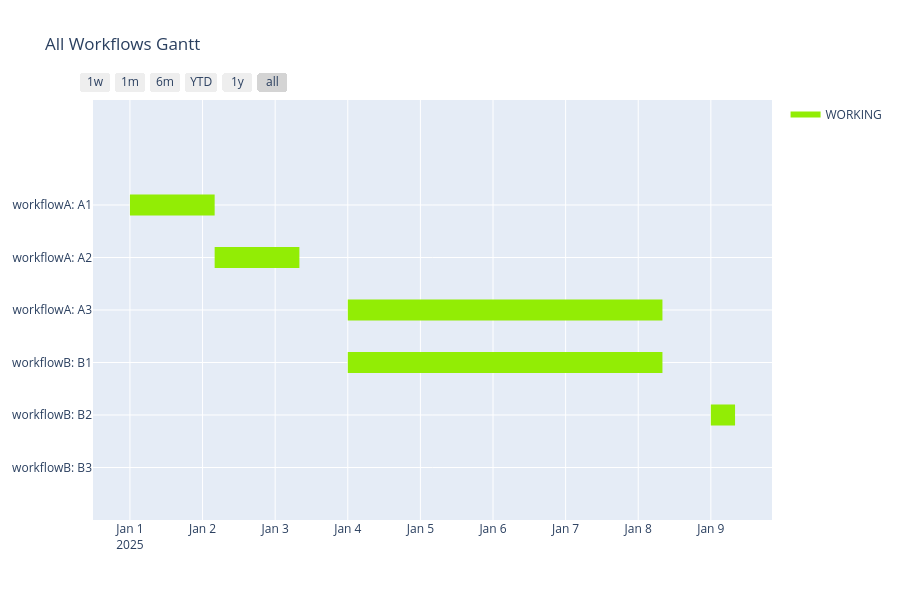

Source (notebook cell):
### Code cell
from plotly.figure_factory import create_gantt

task_id_list = [
    task_A1.ID, task_A2.ID, task_A3.ID,
    task_B1.ID, task_B2.ID, task_B3.ID
]

all_workflows = [
    workflowA,
    workflowB
]

combined_df = []
for wf in all_workflows:
    combined_df.extend(
        wf.create_data_for_gantt_plotly(
            init_datetime=project.init_datetime,
            unit_timedelta=project.unit_timedelta,
            target_id_order_list=list(task_id_list),
            print_workflow_name=True,
            view_ready=False,           # READY も表示したいなら True
            finish_margin=1.0
        )
    )

colors = {"WORKING": "rgb(146, 237, 5)", "READY": "rgb(107,127,135)"}

fig = create_gantt(
    combined_df,
    title="All Workflows Gantt",
    colors=colors,
    index_col="State",
    showgrid_x=True,
    showgrid_y=True,
    group_tasks=True,
    show_colorbar=True,
)

fig.show()

### Figure 1 — Plotly figure (JSON) as saved in the notebook; plotly's stock layout.template omitted (floating-point values rounded to 4 significant figures)
{"data": [{"fill": "toself", "fillcolor": "rgb(146, 237, 5)", "hoverinfo": "name", "legendgroup": "rgb(146, 237, 5)", "mode": "none", "name": "WORKING", "type": "scatter", "x": ["2025-01-01 00:00:00", "2025-01-02 04:00:00", "2025-01-02 04:00:00", "2025-01-01 00:00:00", "2025-01-01 00:00:00", "2025-01-02 04:00:00", "2025-01-03 08:00:00", "2025-01-03 08:00:00", "2025-01-02 04:00:00", "2025-01-02 04:00:00", "2025-01-04 00:00:00", "2025-01-08 08:00:00", "2025-01-08 08:00:00", "2025-01-04 00:00:00", "2025-01-04 00:00:00", "2025-01-04 00:00:00", "2025-01-08 08:00:00", "2025-01-08 08:00:00", "2025-01-04 00:00:00", "2025-01-04 00:00:00", "2025-01-09 00:00:00", "2025-01-09 08:00:00", "2025-01-09 08:00:00", "2025-01-09 00:00:00", "2025-01-09 00:00:00", "2025-01-01 00:00:00", "2025-01-01 00:00:00", "2025-01-01 00:00:00", "2025-01-01 00:00:00"], "y": [4.8, 4.8, 5.2, 5.2, null, 3.8, 3.8, 4.2, 4.2, null, 2.8, 2.8, 3.2, 3.2, null, 1.8, 1.8, 2.2, 2.2, null, 0.8, 0.8, 1.2, 1.2, null, -0.2, -0.2, 0.2, 0.2]}, {"legendgroup": "rgb(146, 237, 5)", "marker": {"color": "rgb(146, 237, 5)", "opacity": 0, "size": 1}, "mode": "markers", "name": "", "showlegend": false, "text": [null, null, null, null, null, null, null, null, null, null, null, null], "type": "scatter", "x": ["2025-01-01 00:00:00", "2025-01-02 04:00:00", "2025-01-02 04:00:00", "2025-01-03 08:00:00", "2025-01-04 00:00:00", "2025-01-08 08:00:00", "2025-01-04 00:00:00", "2025-01-08 08:00:00", "2025-01-09 00:00:00", "2025-01-09 08:00:00", "2025-01-01 00:00:00", "2025-01-01 00:00:00"], "y": [5, 5, 4, 4, 3, 3, 2, 2, 1, 1, 0, 0]}], "layout": {"height": 600, "hovermode": "closest", "showlegend": true, "title": {"text": "All Workflows Gantt"}, "xaxis": {"rangeselector": {"buttons": [{"count": 7, "label": "1w", "step": "day", "stepmode": "backward"}, {"count": 1, "label": "1m", "step": "month", "stepmode": "backward"}, {"count": 6, "label": "6m", "step": "month", "stepmode": "backward"}, {"count": 1, "label": "YTD", "step": "year", "stepmode": "todate"}, {"count": 1, "label": "1y", "step": "year", "stepmode": "backward"}, {"step": "all"}]}, "showgrid": true, "type": "date", "zeroline": false}, "yaxis": {"autorange": false, "range": [-1, 7], "showgrid": true, "ticktext": ["workflowB: B3", "workflowB: B2", "workflowB: B1", "workflowA: A3", "workflowA: A2", "workflowA: A1"], "tickvals": [0, 1, 2, 3, 4, 5], "zeroline": false}}}
